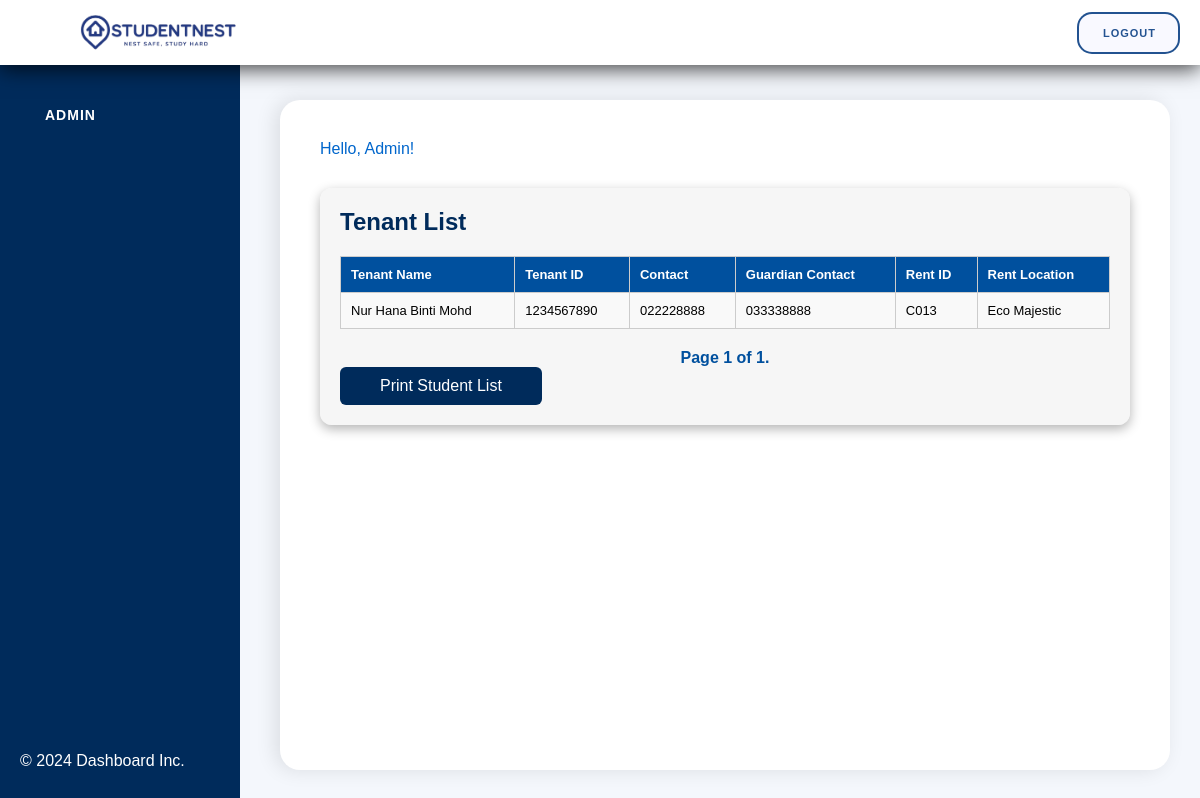
/index/admin/, run on the app's committed database.
### houserental/models.py (models this page shows)
class Rental(models.Model):
    propID = models.ForeignKey(Properties,on_delete=models.CASCADE) #tukar bookingid ke tripid
    studID = models.ForeignKey(Student, on_delete=models.CASCADE)
    status = models.CharField(default='Pending', max_length=30)

class Student(models.Model):
    studID = models.CharField(max_length=20, primary_key=True)
    studName = models.CharField(max_length=100)
    studPass = models.CharField(max_length=60)
    studGender = models.CharField(max_length=10)
    studNo = models.CharField(max_length=20)
    guardNo = models.CharField(max_length=20)
    studAddress = models.CharField(max_length=100)

class Properties(models.Model):
    propID =  models.CharField(max_length=7, primary_key=True) #if propID exist in Rental then will display not available
    propType = models.CharField(max_length=30)
    propSize = models.CharField(max_length=100)
    propPrice = models.DecimalField(max_digits=10, decimal_places=2)
    propLoc = models.CharField(max_length=30)
    landID = models.ForeignKey(Landlord,on_delete=models.CASCADE)

### houserental/views.py (the view)
# urls.py: path('index/admin/', views.admin , name='admin'),
def admin(request):
    rental = Rental.objects.all()
    paginator = Paginator(rental, 10)
    page_number = request.GET.get('page')
    page_obj = paginator.get_page(page_number)
    return render(request, 'admin.html', {'page_obj':page_obj})

### houserental/templates/admin.html (shortened to what this page needs)
<!DOCTYPE html>
<html lang="en">
<head>
</head>
<body>
    <div class="topnav">
        <a href="/index/" class="image-button">
            <img src="/static/baru.png" alt="Clickable Button" height="62">
        </a>
        <div class="buttons">
            <a href="/index/" class="button">LOGOUT</a>
        </div>
    </div>
    <div class="sidebar">
        <nav>
            <a href="">ADMIN</a>
        </nav>
        <footer>
            <p>&copy; 2024 Dashboard Inc.</p>
        </footer>
    </div>
    <div class="main-content">
        <div class="header">
            <div class="user">Hello, Admin!</div>
        </div>
        <div class="property-form">
            <h2>Tenant List</h2>
            <table class="property-table">
                    <tr>
                        <th>Tenant Name</th>
                        <th>Tenant ID</th>
                        <th>Contact</th>
                        <th>Guardian Contact</th>
                        <th>Rent ID</th>
                        <th>Rent Location</th>
                    </tr>
                    {% for p in page_obj %}
                    <tr>
                        <td>{{ p.studID.studName }}</td>
                        <td>{{ p.studID.studID }}</td>
                        <td>{{ p.studID.studNo }}</td>
                        <td>{{ p.studID.guardNo }}</td>
                        <td>{{ p.propID_id }}</td>
                        <td>{{ p.propID.propLoc }}</td>
                    </tr>
                    {% empty %}
                    <tr>
                        <td colspan="6">No rentals found.</td>
                    </tr>
                    {% endfor %}
            </table>
            <div class="pagination">
                <span class="step-links">
                    <span class="current">
                        Page {{ page_obj.number }} of {{ page_obj.paginator.num_pages }}.
                    </span>
                </span>
                </div>
                <button class="print-button" onclick="window.print();">Print Student List</button>
            </div>
    </div>
</body>
</html>

### houserental/templates/admin.html (style rules this page uses)
* { margin: 0; padding: 0; box-sizing: border-box; }
body { font-family: 'Arial', sans-serif; background-color: #f4f7fc; display: flex; flex-direction: column; height: 100vh; }
.topnav { display: flex; width: 100%; background-color: #ffffff; position: sticky; top: 0; box-shadow: 0 4px 20px rgba(0, 0, 0, 0.742); z-index: 1000; }
.topnav .buttons { margin-left: auto; display: flex; align-items: center; }
.topnav .buttons a.button { border-radius: 15px; border: 2px solid #104487ea; color: #104487ea; background-color: #f9f9ff; font-size: 11px; font-weight: 600; padding: 13px 22px 13px 24px; letter-spacing: 1px; transition: background-color 0.3s ease-in-out; font-family: sans-serif; margin: 10px 20px 10px 5px; }
.topnav a { float: left; color: #104487ea; text-align: center; padding: 26px 15px 0px 15px; text-decoration: none; font-weight: 600; font-size: 14px; font-family:sans-serif; }
.topnav a.image-button { padding: 0; background-color: #ffffffd7; padding-left: 70px; }
.sidebar { width: 240px; background-color: #002b5b; color: white; padding: 30px 20px; display: flex; flex-direction: column; justify-content: space-between; position: fixed; top: 62px; bottom: 0; }
.sidebar nav { display: flex; flex-direction: column; }
.sidebar a { text-decoration: none; color: #ffffff; padding: 15px 25px; margin-bottom: 15px; font-weight: bold; letter-spacing: 1px; background-color: transparent; border-radius: 8px; font-size: 14px; transition: background-color 0.3s, color 0.3s; }
.main-content { flex: 1; padding: 40px; margin: 35px 30px 30px 280px; background-color: #ffffff; border-radius: 20px; box-shadow: -5px 0 20px rgba(0, 0, 0, 0.1); }
.header { display: flex; justify-content: space-between; align-items: center; margin-bottom: 30px; }
.header .user { font-size: 16px; color: #0066cc; font-weight: 500; }
.property-form { background-color: #f2f2f2af; padding: 20px; border-radius: 12px; box-shadow: 0 4px 12px rgba(0, 0, 0, 0.299); margin-top: 30px; }
.property-form h2 { margin-bottom: 20px; color: #002b5b; font-weight: 600; }
.property-form button ,a { padding: 10px 40px ; background-color: #104487ea; color: white; border: none; border-radius: 6px; font-size: 16px; cursor: pointer; transition: background-color 0.3s; }
.property-form button,a:hover { background-color: #002b5b; }
.property-table { width: 100%; border-collapse: collapse; margin-bottom: 20px; }
.property-table th, .property-table td { border: 1px solid #ccc; padding: 10px; text-align: left; font-size: small; }
.property-table th { background-color: #00509e; color: white; }
.property-table tr:nth-child(even) { background-color: #f9f9f9; }
.pagination { display: flex; justify-content: center; margin-top: 20px; }
.step-links { display: flex; align-items: center; }
.current { margin: 0 10px; font-weight: bold; color: #00509e; }

### data on the page
Rental: studID.studName "Nur Hana Binti Mohd", studID.studID "1234567890", studID.studNo "022228888", studID.guardNo "033338888", propID_id "C013", propID.propLoc "Eco Majestic"

### other printed values
{{ page_obj.number }} "1"
{{ page_obj.paginator.num_pages }} "1"
